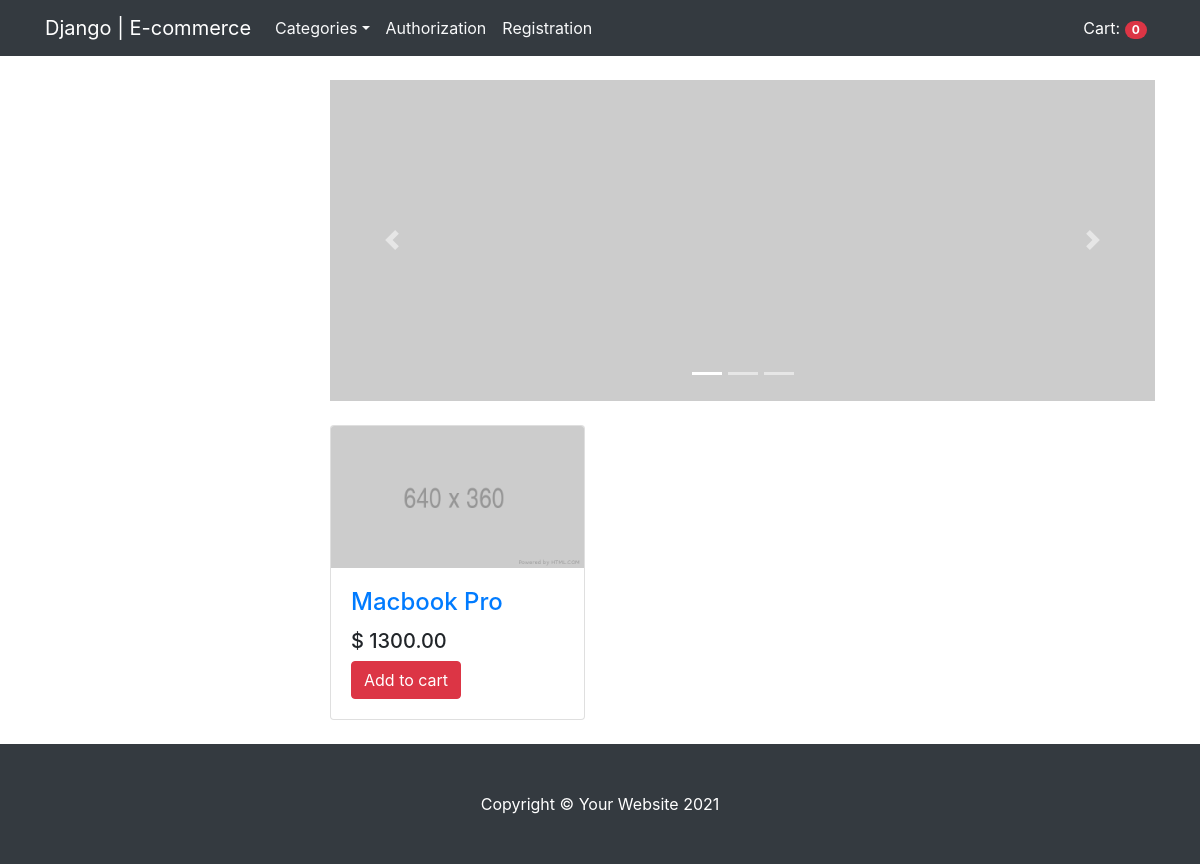
The page / on the database its author committed.
### mainapp/models.py (models this page shows, shortened)
class Cart(models.Model):
    owner = models.ForeignKey('Customer', null=True, verbose_name='Owner', on_delete=models.CASCADE)
    products = models.ManyToManyField(CartProduct, blank=True, related_name='related_cart')
    total_products = models.PositiveIntegerField(default=0)
    final_price = models.DecimalField(default=0, max_digits=9, decimal_places=2, verbose_name='Total price')
    in_order = models.BooleanField(default=False)
    for_anonymous_user = models.BooleanField(default=False)

class Product(models.Model):
    category = models.ForeignKey(Category, verbose_name='Category', on_delete=models.CASCADE)
    title = models.CharField(max_length=255, verbose_name='Name')
    slug = models.SlugField(unique=True)
    image = models.ImageField(verbose_name='Photo')
    description = models.TextField(verbose_name='Text', null=True)
    price = models.DecimalField(max_digits=9, decimal_places=2, verbose_name='Price')
    def get_absolute_url(self):
        return reverse('product_details', kwargs={'slug': self.slug})

### mainapp/views.py (the view)
# urls.py: path('', views.BaseView.as_view(), name='home'),
class BaseView(CartMixin, View):
    def get(self, request, *args, **kwargs):
        categories = Category.objects.all()
        products = Product.objects.all()
        context = {
            'categories': categories,
            'products': products,
            'cart': self.cart,
        }
        return render(request, 'base.html', context)

### mainapp/mixins.py (called while the page is built)
    def dispatch(self, request, *args, **kwargs):
        if request.user.is_authenticated:
            customer = Customer.objects.filter(user=request.user).first()
            if not customer:
                customer = Customer.objects.create(
                    user=request.user
                )
            cart = Cart.objects.filter(owner=customer, in_order=False).first()
            if not cart:
                cart = Cart.objects.create(owner=customer)
        else:
            cart = Cart.objects.filter(for_anonymous_user=True).first()
            if not cart:
                cart = Cart.objects.create(for_anonymous_user=True)
        self.cart = cart
        return super().dispatch(request, *args, **kwargs)

### mainapp/models.py (called while the page is built)
    def get_absolute_url(self):
        return reverse('category_detail', kwargs={'slug': self.slug})

### mainapp/templates/base.html (shortened to what this page needs)
<!DOCTYPE html>
<html lang="en">
<head>
    <link rel="stylesheet" href="https://cdn.jsdelivr.net/npm/bootstrap@4.6.0/dist/css/bootstrap.min.css"
>
</head>
<body>
<nav class="navbar navbar-expand-lg navbar-dark bg-dark">
    <div class="container">
        <a class="navbar-brand" href="{% url 'home' %}">Django | E-commerce</a>
        <div class="collapse navbar-collapse" id="navbarResponsive">
            <ul class="navbar-nav">
                <li class="nav-item dropdown">
                    <a href="#" class="nav-link text-light dropdown-toggle" id="navbarDropdownMenuLink" role="button" data-toggle="dropdown" aria-haspopup="true" aria-expanded="false">Categories</a>
                </li>
                {% if not request.user.is_authenticated %}
                <li>
                    <a class="nav-link text-light" href="{% url 'login' %}">
                        Authorization
                    </a>
                </li>
                <li>
                    <a class="nav-link text-light" href="{% url 'registration' %}">
                        Registration
                    </a>
                </li>
                {% endif %}
            </ul>
            <ul class="navbar-nav ml-auto">
                <li class="nav-item active">
                    <a class="nav-link" href="{% url 'cart' %}">
                        Cart: <span class="badge badge-pill badge-danger">{{ cart.products.count }}</span>
                    </a>
                </li>
            </ul>
        </div>
    </div>
</nav>
<div class="container">
    <div class="row">
        <div class="col-lg-3">
        </div>
        <div class="col-lg-9">
            {% block content %}
            <div class="carousel slide my-4" id="carouselExampleIndicators" data-ride="carousel">
                <ol class="carousel-indicators">
                    <li class="active" data-target="#carouselExampleIndicators" data-slide-to="0"></li>
                    <li data-target="#carouselExampleIndicators" data-slide-to="1"></li>
                    <li data-target="#carouselExampleIndicators" data-slide-to="2"></li>
                </ol>
                <div class="carousel-inner" role="listbox">
                    <div class="carousel-item active"><img class="d-block img-fluid"
                                                           src="https://via.placeholder.com/900x350" alt="First slide"/>
                    </div>
                </div>
                <a class="carousel-control-prev" href="#carouselExampleIndicators" role="button" data-slide="prev">
                    <span class="carousel-control-prev-icon" aria-hidden="true"></span>
                </a>
                <a class="carousel-control-next" href="#carouselExampleIndicators" role="button" data-slide="next">
                    <span class="carousel-control-next-icon" aria-hidden="true"></span>
                </a>
            </div>
            <div class="row">
                {% for product in products %}
                <div class="col-lg-4 col-md-6 mb-4">
                    <div class="card h-100">
                        <a href="{{ product.get_absolute_url }}"><img class="card-img-top" src="{{ product.image.url }}"
                                                                      alt="..."/></a>
                        <div class="card-body">
                            <h4 class="card-title"><a href="{{ product.get_absolute_url }}">{{ product.title }}</a></h4>
                            <h5>$ {{ product.price }}</h5>
                            <a href="{% url 'add_to_cart' slug=product.slug %}">
                                <button class="btn btn-danger">Add to cart</button>
                            </a>
                        </div>
                    </div>
                </div>
                {%endfor%}
            </div>
            {% endblock content %}
        </div>
    </div>
</div>
<footer class="py-5 bg-dark">
    <div class="container"><p class="m-0 text-center text-white">Copyright &copy; Your Website 2021</p></div>
</footer>
</body>
</html>

### rows shown on the page
Cart: products.count "0"
Product: image (placeholder picture), title "Macbook Pro", price "1300.00"
